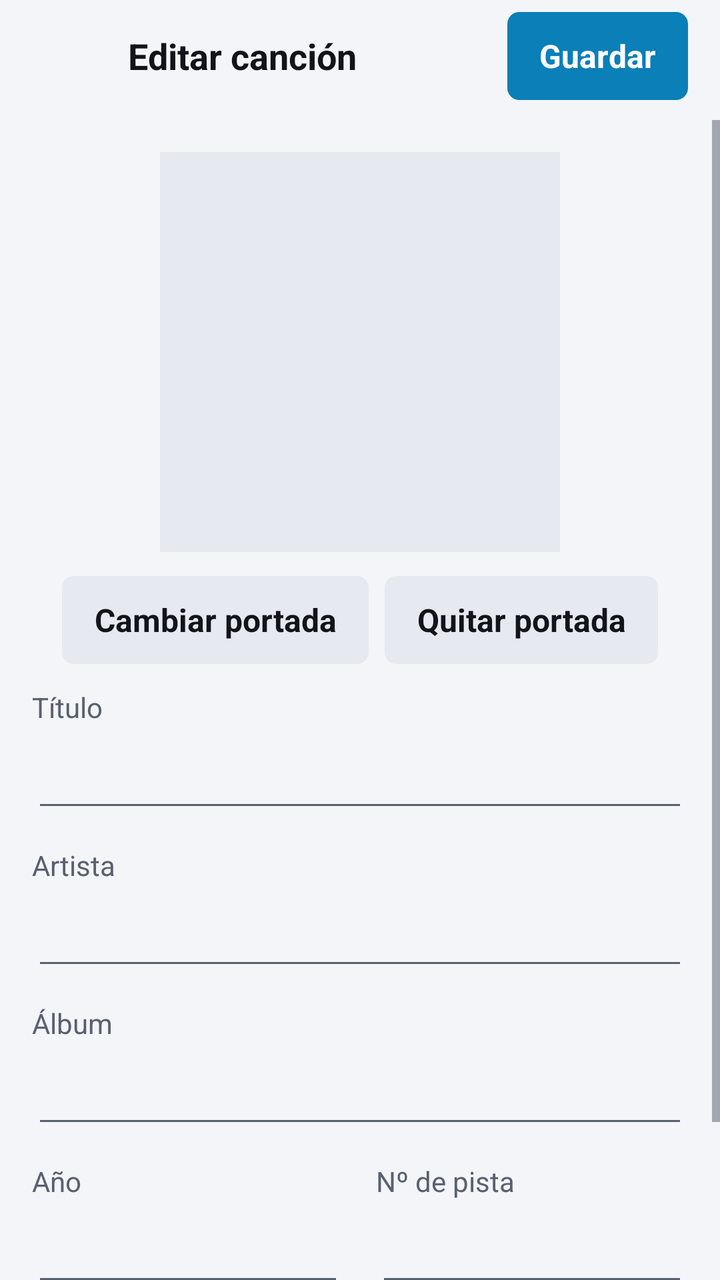
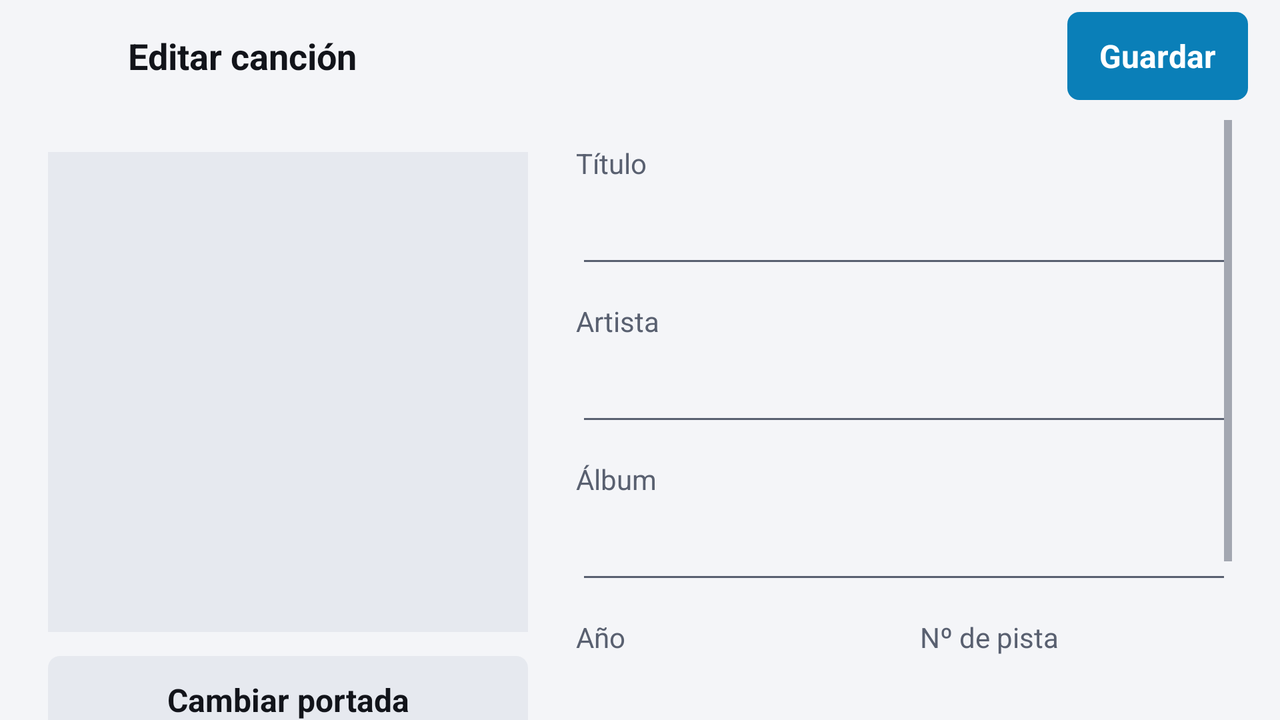

Two renders of one Android screen. The first uses the default layout on a phone; the second uses the alternative layout the repository ships for a different screen configuration, on a matching device. The two XML files are below.
<!-- AndroidManifest.xml: application theme Theme.RadilloPlayerWave -->
<!-- res/layout/fragment_tag_editor.xml -->
<?xml version="1.0" encoding="utf-8"?>
<LinearLayout xmlns:android="http://schemas.android.com/apk/res/android"
    android:layout_width="match_parent"
    android:layout_height="match_parent"
    android:orientation="vertical">

    <LinearLayout style="@style/TopBar">

        <ImageButton
            android:id="@+id/btnBack"
            style="@style/IconButton"
            android:contentDescription="@string/action_back"
            android:src="@drawable/ic_arrow_back" />

        <TextView
            style="@style/Text.Title"
            android:layout_width="0dp"
            android:layout_height="wrap_content"
            android:layout_marginStart="@dimen/space_s"
            android:layout_weight="1"
            android:text="@string/tag_editor_title" />

        
        <TextView
            android:id="@+id/btnSave"
            style="@style/FlatButton"
            android:layout_marginEnd="@dimen/space_s"
            android:text="@string/action_save" />
    </LinearLayout>

    <ProgressBar
        android:id="@+id/saving"
        style="?android:attr/progressBarStyleHorizontal"
        android:layout_width="match_parent"
        android:layout_height="4dp"
        android:indeterminate="true"
        android:visibility="invisible" />

    <ScrollView
        android:layout_width="match_parent"
        android:layout_height="0dp"
        android:layout_weight="1">

        <LinearLayout
            android:layout_width="match_parent"
            android:layout_height="wrap_content"
            android:orientation="vertical"
            android:padding="@dimen/space_l">

            <FrameLayout
                android:layout_width="200dp"
                android:layout_height="200dp"
                android:layout_gravity="center_horizontal"
                android:background="@color/surface_alt">

                <ImageView
                    android:id="@+id/cover"
                    android:layout_width="match_parent"
                    android:layout_height="match_parent"
                    android:contentDescription="@string/tag_change_cover"
                    android:scaleType="centerCrop" />
            </FrameLayout>

            <LinearLayout
                android:layout_width="wrap_content"
                android:layout_height="wrap_content"
                android:layout_gravity="center_horizontal"
                android:layout_marginTop="@dimen/space_m"
                android:orientation="horizontal">

                <TextView
                    android:id="@+id/btnChangeCover"
                    style="@style/FlatButton.Secondary"
                    android:layout_width="wrap_content"
                    android:drawableStart="@drawable/ic_add"
                    android:drawablePadding="@dimen/space_s"
                    android:drawableTint="@color/text_primary"
                    android:text="@string/tag_change_cover" />

                <TextView
                    android:id="@+id/btnRemoveCover"
                    style="@style/FlatButton.Secondary"
                    android:layout_width="wrap_content"
                    android:layout_marginStart="@dimen/space_s"
                    android:drawableStart="@drawable/ic_delete"
                    android:drawablePadding="@dimen/space_s"
                    android:drawableTint="@color/text_primary"
                    android:text="@string/tag_remove_cover" />
            </LinearLayout>

            <TextView style="@style/FormLabel" android:labelFor="@+id/fieldTitle" android:text="@string/tag_field_title" />
            <EditText android:id="@+id/fieldTitle" style="@style/FormField" />

            <TextView style="@style/FormLabel" android:labelFor="@+id/fieldArtist" android:text="@string/tag_field_artist" />
            <EditText android:id="@+id/fieldArtist" style="@style/FormField" android:inputType="textCapWords" />

            <TextView style="@style/FormLabel" android:labelFor="@+id/fieldAlbum" android:text="@string/tag_field_album" />
            <EditText android:id="@+id/fieldAlbum" style="@style/FormField" />

            <LinearLayout
                android:layout_width="match_parent"
                android:layout_height="wrap_content"
                android:orientation="horizontal">

                <LinearLayout
                    android:layout_width="0dp"
                    android:layout_height="wrap_content"
                    android:layout_marginEnd="@dimen/space_l"
                    android:layout_weight="1"
                    android:orientation="vertical">
                    <TextView style="@style/FormLabel" android:labelFor="@+id/fieldYear" android:text="@string/tag_field_year" />
                    <EditText android:id="@+id/fieldYear" style="@style/FormField" android:inputType="number" android:maxLength="4" />
                </LinearLayout>

                <LinearLayout
                    android:layout_width="0dp"
                    android:layout_height="wrap_content"
                    android:layout_weight="1"
                    android:orientation="vertical">
                    <TextView style="@style/FormLabel" android:labelFor="@+id/fieldTrack" android:text="@string/tag_field_track" />
                    <EditText android:id="@+id/fieldTrack" style="@style/FormField" android:imeOptions="actionDone|flagNoExtractUi" android:inputType="number" android:maxLength="3" />
                </LinearLayout>
            </LinearLayout>

            <TextView
                android:id="@+id/notSupported"
                style="@style/Text"
                android:layout_width="match_parent"
                android:layout_height="wrap_content"
                android:layout_marginTop="@dimen/space_l"
                android:background="@drawable/bg_button_secondary"
                android:padding="@dimen/space_m"
                android:visibility="gone" />

            <TextView
                android:id="@+id/note"
                style="@style/Text.Secondary"
                android:layout_width="match_parent"
                android:layout_height="wrap_content"
                android:layout_marginTop="@dimen/space_l"
                android:text="@string/tag_note" />

        </LinearLayout>
    </ScrollView>
</LinearLayout>
<!-- resources referenced by this layout -->
<resources>
  <color name="surface_alt">#E6E9EF</color>
  <color name="text_primary">#12141A</color>
  <dimen name="space_l">16dp</dimen>
  <dimen name="space_m">12dp</dimen>
  <dimen name="space_s">8dp</dimen>
  <!-- drawable bg_button_secondary (drawable) -->
  <?xml version="1.0" encoding="utf-8"?>
  <shape xmlns:android="http://schemas.android.com/apk/res/android" android:shape="rectangle"><solid android:color="@color/surface_alt" /><corners android:radius="@dimen/corner" /></shape>
  <string name="action_back">Atrás</string>
  <string name="action_save">Guardar</string>
  <string name="tag_change_cover">Cambiar portada</string>
  <string name="tag_editor_title">Editar canción</string>
  <string name="tag_field_album">Álbum</string>
  <string name="tag_field_artist">Artista</string>
  <string name="tag_field_title">Título</string>
  <string name="tag_field_track">Nº de pista</string>
  <string name="tag_field_year">Año</string>
  <string name="tag_note">Los cambios se guardan dentro del archivo MP3: otros reproductores también los verán. El sonido no se modifica.</string>
  <string name="tag_remove_cover">Quitar portada</string>
  <style name="FlatButton.Secondary">
          <item name="android:tag">plain</item>
          <item name="android:background">@drawable/bg_button_secondary</item>
          <item name="android:textColor">@color/text_primary</item>
      </style>
  <style name="FormLabel" parent="Text.Secondary">
          <item name="android:layout_width">wrap_content</item>
          <item name="android:layout_height">wrap_content</item>
          <item name="android:layout_marginTop">@dimen/space_m</item>
      </style>
  <style name="Text" parent="">
          <item name="android:textColor">@color/text_primary</item>
          <item name="android:textSize">@dimen/text_body</item>
      </style>
  <style name="Text.Secondary">
          <item name="android:textColor">@color/text_secondary</item>
          <item name="android:textSize">@dimen/text_secondary</item>
      </style>
  <style name="Text.Title">
          <item name="android:textSize">@dimen/text_title</item>
          <item name="android:textStyle">bold</item>
          <item name="android:maxLines">1</item>
          <item name="android:ellipsize">end</item>
      </style>
  <style name="TopBar" parent="">
          <item name="android:layout_width">match_parent</item>
          <item name="android:layout_height">@dimen/top_bar</item>
          <item name="android:orientation">horizontal</item>
          <item name="android:gravity">center_vertical</item>
          <item name="android:paddingStart">@dimen/space_s</item>
          <item name="android:paddingEnd">@dimen/space_s</item>
      </style>
  <dimen name="corner">6dp</dimen>
  <dimen name="button_height">44dp</dimen>
  <dimen name="touch">48dp</dimen>
  <!-- drawable bg_button (drawable) -->
  <?xml version="1.0" encoding="utf-8"?>
  <shape xmlns:android="http://schemas.android.com/apk/res/android" android:shape="rectangle"><solid android:color="@color/accent" /><corners android:radius="@dimen/corner" /></shape>
  <color name="on_accent">#FFFFFF</color>
  <dimen name="text_body">16sp</dimen>
  <dimen name="icon_pad">12dp</dimen>
  <color name="text_secondary">#596070</color>
  <dimen name="text_secondary">14sp</dimen>
  <dimen name="text_title">18sp</dimen>
  <dimen name="top_bar">56dp</dimen>
  <color name="window_background">#F4F5F8</color>
  <color name="accent">#0A7FB8</color>
  <style name="Theme.RadilloPlayerWave.Dialog" parent="android:Theme.Material.Light.Dialog.Alert">
          <item name="android:colorAccent">@color/accent</item>
          <item name="android:textColorPrimary">@color/text_primary</item>
      </style>
  <!-- some entries are left out for length -->
</resources>
<!-- res/layout-w600dp/fragment_tag_editor.xml (the repository's variant of the layout above) -->
<!-- drawn on the phone turned sideways -->
<?xml version="1.0" encoding="utf-8"?>
<LinearLayout xmlns:android="http://schemas.android.com/apk/res/android"
    android:layout_width="match_parent"
    android:layout_height="match_parent"
    android:orientation="vertical">

    <LinearLayout style="@style/TopBar">

        <ImageButton
            android:id="@+id/btnBack"
            style="@style/IconButton"
            android:contentDescription="@string/action_back"
            android:src="@drawable/ic_arrow_back" />

        <TextView
            style="@style/Text.Title"
            android:layout_width="0dp"
            android:layout_height="wrap_content"
            android:layout_marginStart="@dimen/space_s"
            android:layout_weight="1"
            android:text="@string/tag_editor_title" />

        
        <TextView
            android:id="@+id/btnSave"
            style="@style/FlatButton"
            android:layout_marginEnd="@dimen/space_s"
            android:text="@string/action_save" />
    </LinearLayout>

    <ProgressBar
        android:id="@+id/saving"
        style="?android:attr/progressBarStyleHorizontal"
        android:layout_width="match_parent"
        android:layout_height="4dp"
        android:indeterminate="true"
        android:visibility="invisible" />

    <LinearLayout
        android:layout_width="match_parent"
        android:layout_height="0dp"
        android:layout_weight="1"
        android:orientation="horizontal"
        android:paddingStart="@dimen/space_xl"
        android:paddingEnd="@dimen/space_xl">

        <LinearLayout
            android:layout_width="wrap_content"
            android:layout_height="wrap_content"
            android:layout_marginTop="@dimen/space_l"
            android:orientation="vertical">

            <FrameLayout
                android:layout_width="240dp"
                android:layout_height="240dp"
                android:layout_gravity="center_horizontal"
                android:background="@color/surface_alt">

                <ImageView
                    android:id="@+id/cover"
                    android:layout_width="match_parent"
                    android:layout_height="match_parent"
                    android:contentDescription="@string/tag_change_cover"
                    android:scaleType="centerCrop" />
            </FrameLayout>

            <LinearLayout
                android:layout_width="match_parent"
                android:layout_height="wrap_content"
                android:layout_gravity="center_horizontal"
                android:layout_marginTop="@dimen/space_m"
                android:orientation="vertical">

                <TextView
                    android:id="@+id/btnChangeCover"
                    style="@style/FlatButton.Secondary"
                    android:layout_width="match_parent"
                    android:drawableStart="@drawable/ic_add"
                    android:drawablePadding="@dimen/space_s"
                    android:drawableTint="@color/text_primary"
                    android:text="@string/tag_change_cover" />

                <TextView
                    android:id="@+id/btnRemoveCover"
                    style="@style/FlatButton.Secondary"
                    android:layout_width="match_parent"
                    android:layout_marginTop="@dimen/space_s"
                    android:drawableStart="@drawable/ic_delete"
                    android:drawablePadding="@dimen/space_s"
                    android:drawableTint="@color/text_primary"
                    android:text="@string/tag_remove_cover" />
            </LinearLayout>

        </LinearLayout>

        <ScrollView
            android:layout_width="0dp"
            android:layout_height="match_parent"
            android:layout_marginStart="@dimen/space_xl"
            android:layout_weight="1">

            <LinearLayout
                android:layout_width="match_parent"
                android:layout_height="wrap_content"
                android:orientation="vertical"
                android:paddingBottom="@dimen/space_xl">

            <TextView style="@style/FormLabel" android:labelFor="@+id/fieldTitle" android:text="@string/tag_field_title" />
            <EditText android:id="@+id/fieldTitle" style="@style/FormField" />

            <TextView style="@style/FormLabel" android:labelFor="@+id/fieldArtist" android:text="@string/tag_field_artist" />
            <EditText android:id="@+id/fieldArtist" style="@style/FormField" android:inputType="textCapWords" />

            <TextView style="@style/FormLabel" android:labelFor="@+id/fieldAlbum" android:text="@string/tag_field_album" />
            <EditText android:id="@+id/fieldAlbum" style="@style/FormField" />

            <LinearLayout
                android:layout_width="match_parent"
                android:layout_height="wrap_content"
                android:orientation="horizontal">

                <LinearLayout
                    android:layout_width="0dp"
                    android:layout_height="wrap_content"
                    android:layout_marginEnd="@dimen/space_l"
                    android:layout_weight="1"
                    android:orientation="vertical">
                    <TextView style="@style/FormLabel" android:labelFor="@+id/fieldYear" android:text="@string/tag_field_year" />
                    <EditText android:id="@+id/fieldYear" style="@style/FormField" android:inputType="number" android:maxLength="4" />
                </LinearLayout>

                <LinearLayout
                    android:layout_width="0dp"
                    android:layout_height="wrap_content"
                    android:layout_weight="1"
                    android:orientation="vertical">
                    <TextView style="@style/FormLabel" android:labelFor="@+id/fieldTrack" android:text="@string/tag_field_track" />
                    <EditText android:id="@+id/fieldTrack" style="@style/FormField" android:imeOptions="actionDone|flagNoExtractUi" android:inputType="number" android:maxLength="3" />
                </LinearLayout>
            </LinearLayout>

            <TextView
                android:id="@+id/notSupported"
                style="@style/Text"
                android:layout_width="match_parent"
                android:layout_height="wrap_content"
                android:layout_marginTop="@dimen/space_l"
                android:background="@drawable/bg_button_secondary"
                android:padding="@dimen/space_m"
                android:visibility="gone" />

            <TextView
                android:id="@+id/note"
                style="@style/Text.Secondary"
                android:layout_width="match_parent"
                android:layout_height="wrap_content"
                android:layout_marginTop="@dimen/space_l"
                android:text="@string/tag_note" />

            </LinearLayout>
        </ScrollView>
    </LinearLayout>
</LinearLayout>
<!-- resources referenced by the variant -->
<!-- as the phone turned sideways resolves them -->
<resources>
  <color name="surface_alt">#E6E9EF</color>
  <color name="text_primary">#12141A</color>
  <dimen name="space_l">16dp</dimen>
  <dimen name="space_m">12dp</dimen>
  <dimen name="space_s">8dp</dimen>
  <dimen name="space_xl">24dp</dimen>
  <!-- drawable bg_button_secondary (drawable) -->
  <?xml version="1.0" encoding="utf-8"?>
  <shape xmlns:android="http://schemas.android.com/apk/res/android" android:shape="rectangle"><solid android:color="@color/surface_alt" /><corners android:radius="@dimen/corner" /></shape>
  <string name="action_back">Atrás</string>
  <string name="action_save">Guardar</string>
  <string name="tag_change_cover">Cambiar portada</string>
  <string name="tag_editor_title">Editar canción</string>
  <string name="tag_field_album">Álbum</string>
  <string name="tag_field_artist">Artista</string>
  <string name="tag_field_title">Título</string>
  <string name="tag_field_track">Nº de pista</string>
  <string name="tag_field_year">Año</string>
  <string name="tag_note">Los cambios se guardan dentro del archivo MP3: otros reproductores también los verán. El sonido no se modifica.</string>
  <string name="tag_remove_cover">Quitar portada</string>
  <style name="FlatButton.Secondary">
          <item name="android:tag">plain</item>
          <item name="android:background">@drawable/bg_button_secondary</item>
          <item name="android:textColor">@color/text_primary</item>
      </style>
  <style name="FormLabel" parent="Text.Secondary">
          <item name="android:layout_width">wrap_content</item>
          <item name="android:layout_height">wrap_content</item>
          <item name="android:layout_marginTop">@dimen/space_m</item>
      </style>
  <style name="Text" parent="">
          <item name="android:textColor">@color/text_primary</item>
          <item name="android:textSize">@dimen/text_body</item>
      </style>
  <style name="Text.Secondary">
          <item name="android:textColor">@color/text_secondary</item>
          <item name="android:textSize">@dimen/text_secondary</item>
      </style>
  <style name="Text.Title">
          <item name="android:textSize">@dimen/text_title</item>
          <item name="android:textStyle">bold</item>
          <item name="android:maxLines">1</item>
          <item name="android:ellipsize">end</item>
      </style>
  <style name="TopBar" parent="">
          <item name="android:layout_width">match_parent</item>
          <item name="android:layout_height">@dimen/top_bar</item>
          <item name="android:orientation">horizontal</item>
          <item name="android:gravity">center_vertical</item>
          <item name="android:paddingStart">@dimen/space_s</item>
          <item name="android:paddingEnd">@dimen/space_s</item>
      </style>
  <dimen name="corner">6dp</dimen>
  <dimen name="button_height">44dp</dimen>
  <dimen name="touch">48dp</dimen>
  <!-- drawable bg_button (drawable) -->
  <?xml version="1.0" encoding="utf-8"?>
  <shape xmlns:android="http://schemas.android.com/apk/res/android" android:shape="rectangle"><solid android:color="@color/accent" /><corners android:radius="@dimen/corner" /></shape>
  <color name="on_accent">#FFFFFF</color>
  <dimen name="text_body">16sp</dimen>
  <dimen name="icon_pad">12dp</dimen>
  <color name="text_secondary">#596070</color>
  <dimen name="text_secondary">14sp</dimen>
  <dimen name="text_title">18sp</dimen>
  <dimen name="top_bar">56dp</dimen>
  <color name="window_background">#F4F5F8</color>
  <color name="accent">#0A7FB8</color>
  <style name="Theme.RadilloPlayerWave.Dialog" parent="android:Theme.Material.Light.Dialog.Alert">
          <item name="android:colorAccent">@color/accent</item>
          <item name="android:textColorPrimary">@color/text_primary</item>
      </style>
  <!-- some entries are left out for length -->
</resources>
